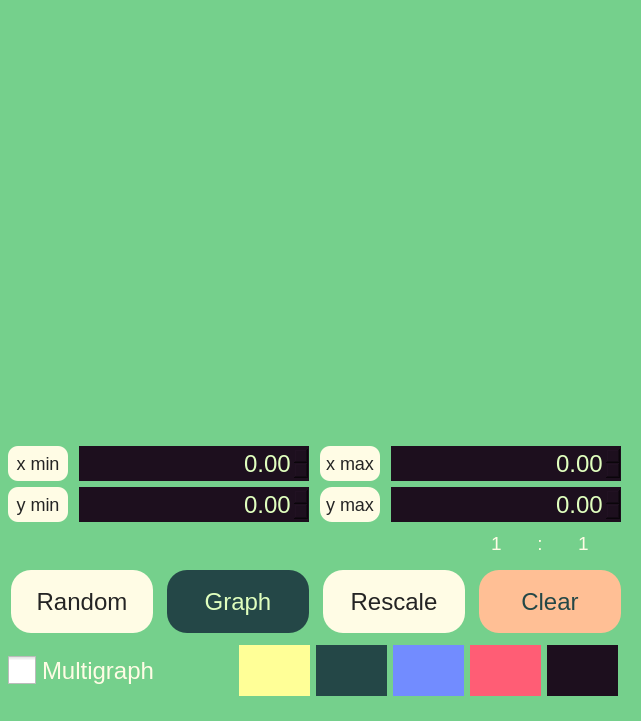
      <widget class="QGroupBox" name="fr_Graph">
       <property name="sizePolicy">
        <sizepolicy hsizetype="MinimumExpanding" vsizetype="MinimumExpanding">
         <horstretch>0</horstretch>
         <verstretch>0</verstretch>
        </sizepolicy>
       </property>
       <property name="minimumSize">
        <size>
         <width>500</width>
         <height>721</height>
        </size>
       </property>
       <property name="maximumSize">
        <size>
         <width>641</width>
         <height>721</height>
        </size>
       </property>
       <property name="styleSheet">
        <string notr="true">QGroupBox { border: none; background-color: rgb(117, 208, 140);}</string>
       </property>
       <property name="title">
        <string/>
       </property>
       <layout class="QHBoxLayout" name="horizontalLayout_4">
        <property name="leftMargin">
         <number>3</number>
        </property>
        <item>
         <layout class="QVBoxLayout" name="verticalLayout_2" stretch="0,0,0,0">
          <property name="spacing">
           <number>6</number>
          </property>
          <property name="bottomMargin">
           <number>10</number>
          </property>
          <item>
           <layout class="QVBoxLayout" name="vlo_graph_field" stretch="5,1">
            <property name="spacing">
             <number>6</number>
            </property>
            <property name="sizeConstraint">
             <enum>QLayout::SetNoConstraint</enum>
            </property>
            <item>
             <widget class="QCustomPlot" name="qGraph" native="true">
              <property name="sizePolicy">
               <sizepolicy hsizetype="Preferred" vsizetype="Preferred">
                <horstretch>0</horstretch>
                <verstretch>0</verstretch>
               </sizepolicy>
              </property>
              <property name="minimumSize">
               <size>
                <width>310</width>
                <height>210</height>
               </size>
              </property>
              <property name="maximumSize">
               <size>
                <width>620</width>
                <height>500</height>
               </size>
              </property>
              <property name="font">
               <font>
                <pointsize>9</pointsize>
               </font>
              </property>
              <property name="styleSheet">
               <string notr="true">QCustomPlot {
background-color: rgb(255, 252, 229);
color: rgb(36, 36, 36);
font-size: 36px;
border-style: outset;
border-width:0px;
border-radius: 20px;
border-color: rgb(71, 94, 76)
}</string>
              </property>
             </widget>
            </item>
            <item>
             <layout class="QVBoxLayout" name="vlo_xy_inputs">
              <property name="spacing">
               <number>6</number>
              </property>
              <property name="topMargin">
               <number>3</number>
              </property>
              <item>
               <layout class="QHBoxLayout" name="hlo_row1_x" stretch="0,0,0,0">
                <property name="spacing">
                 <number>6</number>
                </property>
                <property name="leftMargin">
                 <number>0</number>
                </property>
                <property name="rightMargin">
                 <number>0</number>
                </property>
                <item>
                 <widget class="QLabel" name="label">
                  <property name="sizePolicy">
                   <sizepolicy hsizetype="MinimumExpanding" vsizetype="Preferred">
                    <horstretch>0</horstretch>
                    <verstretch>0</verstretch>
                   </sizepolicy>
                  </property>
                  <property name="maximumSize">
                   <size>
                    <width>60</width>
                    <height>45</height>
                   </size>
                  </property>
                  <property name="styleSheet">
                   <string notr="true">QLabel {
background-color: rgb(255, 252, 229);
color: rgb(36, 36, 36);
font-size: 18px;
border-style: outset;
border-width:0px;
border-radius: 10px;
border-color: rgb(71, 94, 76);
}</string>
                  </property>
                  <property name="text">
                   <string>x min</string>
                  </property>
                  <property name="alignment">
                   <set>Qt::AlignCenter</set>
                  </property>
                 </widget>
                </item>
                <item>
                 <widget class="QDoubleSpinBox" name="dspbx_xMin">
                  <property name="sizePolicy">
                   <sizepolicy hsizetype="MinimumExpanding" vsizetype="Preferred">
                    <horstretch>0</horstretch>
                    <verstretch>0</verstretch>
                   </sizepolicy>
                  </property>
                  <property name="minimumSize">
                   <size>
                    <width>0</width>
                    <height>0</height>
                   </size>
                  </property>
                  <property name="maximumSize">
                   <size>
                    <width>230</width>
                    <height>35</height>
                   </size>
                  </property>
                  <property name="styleSheet">
                   <string notr="true">QDoubleSpinBox {
background-color: rgb(29, 15, 30);
color: rgb(224, 255, 190);
border-radius: 20px;
font-size: 24px;
}</string>
                  </property>
                  <property name="alignment">
                   <set>Qt::AlignRight|Qt::AlignTrailing|Qt::AlignVCenter</set>
                  </property>
                  <property name="decimals">
                   <number>2</number>
                  </property>
                  <property name="minimum">
                   <double>-1000000.000000000000000</double>
                  </property>
                  <property name="maximum">
                   <double>1000000.000000000000000</double>
                  </property>
                  <property name="singleStep">
                   <double>0.500000000000000</double>
                  </property>
                 </widget>
                </item>
                <item>
                 <widget class="QLabel" name="label_3">
                  <property name="sizePolicy">
                   <sizepolicy hsizetype="MinimumExpanding" vsizetype="Preferred">
                    <horstretch>0</horstretch>
                    <verstretch>0</verstretch>
                   </sizepolicy>
                  </property>
                  <property name="maximumSize">
                   <size>
                    <width>60</width>
                    <height>45</height>
                   </size>
                  </property>
                  <property name="styleSheet">
                   <string notr="true">QLabel {
background-color: rgb(255, 252, 229);
color: rgb(36, 36, 36);
font-size: 18px;
border-style: outset;
border-width:0px;
border-radius: 10px;
border-color: rgb(71, 94, 76);
}</string>
                  </property>
                  <property name="text">
                   <string>x max</string>
                  </property>
                  <property name="alignment">
                   <set>Qt::AlignCenter</set>
                  </property>
                 </widget>
                </item>
                <item>
                 <widget class="QDoubleSpinBox" name="dspbx_xMax">
                  <property name="sizePolicy">
                   <sizepolicy hsizetype="MinimumExpanding" vsizetype="Preferred">
                    <horstretch>0</horstretch>
                    <verstretch>0</verstretch>
                   </sizepolicy>
                  </property>
                  <property name="minimumSize">
                   <size>
                    <width>0</width>
                    <height>0</height>
                   </size>
                  </property>
                  <property name="maximumSize">
                   <size>
                    <width>230</width>
                    <height>35</height>
                   </size>
                  </property>
                  <property name="styleSheet">
                   <string notr="true">QDoubleSpinBox {
background-color: rgb(29, 15, 30);
color: rgb(224, 255, 190);
border-radius: 20px;
font-size: 24px;
}</string>
                  </property>
                  <property name="alignment">
                   <set>Qt::AlignRight|Qt::AlignTrailing|Qt::AlignVCenter</set>
                  </property>
                  <property name="decimals">
                   <number>2</number>
                  </property>
                  <property name="minimum">
                   <double>-1000000.000000000000000</double>
                  </property>
                  <property name="maximum">
                   <double>1000000.000000000000000</double>
                  </property>
                  <property name="singleStep">
                   <double>0.500000000000000</double>
                  </property>
                 </widget>
                </item>
               </layout>
              </item>
              <item>
               <layout class="QHBoxLayout" name="hlo_row2_y" stretch="0,0,0,0">
                <property name="leftMargin">
                 <number>0</number>
                </property>
                <property name="rightMargin">
                 <number>0</number>
                </property>
                <item>
                 <widget class="QLabel" name="label_4">
                  <property name="sizePolicy">
                   <sizepolicy hsizetype="MinimumExpanding" vsizetype="Preferred">
                    <horstretch>0</horstretch>
                    <verstretch>0</verstretch>
                   </sizepolicy>
                  </property>
                  <property name="maximumSize">
                   <size>
                    <width>60</width>
                    <height>45</height>
                   </size>
                  </property>
                  <property name="styleSheet">
                   <string notr="true">QLabel {
background-color: rgb(255, 252, 229);
color: rgb(36, 36, 36);
font-size: 18px;
border-style: outset;
border-width:0px;
border-radius: 10px;
border-color: rgb(71, 94, 76);
}</string>
                  </property>
                  <property name="text">
                   <string>y min</string>
                  </property>
                  <property name="alignment">
                   <set>Qt::AlignCenter</set>
                  </property>
                 </widget>
                </item>
                <item>
                 <widget class="QDoubleSpinBox" name="dspbx_yMin">
                  <property name="sizePolicy">
                   <sizepolicy hsizetype="MinimumExpanding" vsizetype="Preferred">
                    <horstretch>0</horstretch>
                    <verstretch>0</verstretch>
                   </sizepolicy>
                  </property>
                  <property name="maximumSize">
                   <size>
                    <width>230</width>
                    <height>35</height>
                   </size>
                  </property>
                  <property name="styleSheet">
                   <string notr="true">QDoubleSpinBox {
background-color: rgb(29, 15, 30);
color: rgb(224, 255, 190);
border-radius: 20px;
font-size: 24px;
}</string>
                  </property>
                  <property name="alignment">
                   <set>Qt::AlignRight|Qt::AlignTrailing|Qt::AlignVCenter</set>
                  </property>
                  <property name="decimals">
                   <number>2</number>
                  </property>
                  <property name="minimum">
                   <double>-1000000.000000000000000</double>
                  </property>
                  <property name="maximum">
                   <double>1000000.000000000000000</double>
                  </property>
                  <property name="singleStep">
                   <double>0.500000000000000</double>
                  </property>
                 </widget>
                </item>
                <item>
                 <widget class="QLabel" name="label_2">
                  <property name="sizePolicy">
                   <sizepolicy hsizetype="MinimumExpanding" vsizetype="Preferred">
                    <horstretch>0</horstretch>
                    <verstretch>0</verstretch>
                   </sizepolicy>
                  </property>
                  <property name="maximumSize">
                   <size>
                    <width>60</width>
                    <height>45</height>
                   </size>
                  </property>
                  <property name="styleSheet">
                   <string notr="true">QLabel {
background-color: rgb(255, 252, 229);
color: rgb(36, 36, 36);
font-size: 18px;
border-style: outset;
border-width:0px;
border-radius: 12px;
border-color: rgb(71, 94, 76);
}</string>
                  </property>
                  <property name="text">
                   <string>y max</string>
                  </property>
                  <property name="alignment">
                   <set>Qt::AlignCenter</set>
                  </property>
                 </widget>
                </item>
                <item>
                 <widget class="QDoubleSpinBox" name="dspbx_yMax">
                  <property name="sizePolicy">
                   <sizepolicy hsizetype="MinimumExpanding" vsizetype="Preferred">
                    <horstretch>0</horstretch>
                    <verstretch>0</verstretch>
                   </sizepolicy>
                  </property>
                  <property name="minimumSize">
                   <size>
                    <width>0</width>
                    <height>0</height>
                   </size>
                  </property>
                  <property name="maximumSize">
                   <size>
                    <width>230</width>
                    <height>35</height>
                   </size>
                  </property>
                  <property name="styleSheet">
                   <string notr="true">QDoubleSpinBox {
background-color: rgb(29, 15, 30);
color: rgb(224, 255, 190);
border-radius: 20px;
font-size: 24px;
}</string>
                  </property>
                  <property name="alignment">
                   <set>Qt::AlignRight|Qt::AlignTrailing|Qt::AlignVCenter</set>
                  </property>
                  <property name="decimals">
                   <number>2</number>
                  </property>
                  <property name="minimum">
                   <double>-1000000.000000000000000</double>
                  </property>
                  <property name="maximum">
                   <double>1000000.000000000000000</double>
                  </property>
                  <property name="singleStep">
                   <double>0.500000000000000</double>
                  </property>
                 </widget>
                </item>
               </layout>
              </item>
             </layout>
            </item>
           </layout>
          </item>
          <item>
           <layout class="QHBoxLayout" name="hlo_Scale" stretch="0,3,1,3">
            <property name="spacing">
             <number>0</number>
            </property>
            <property name="leftMargin">
             <number>0</number>
            </property>
            <property name="topMargin">
             <number>0</number>
            </property>
            <property name="rightMargin">
             <number>6</number>
            </property>
            <item>
             <spacer name="horizontalSpacer_2">
              <property name="orientation">
               <enum>Qt::Horizontal</enum>
              </property>
              <property name="sizeType">
               <enum>QSizePolicy::Preferred</enum>
              </property>
              <property name="sizeHint" stdset="0">
               <size>
                <width>500</width>
                <height>20</height>
               </size>
              </property>
             </spacer>
            </item>
            <item>
             <widget class="QLabel" name="lbl_ScaleX">
              <property name="sizePolicy">
               <sizepolicy hsizetype="MinimumExpanding" vsizetype="Preferred">
                <horstretch>0</horstretch>
                <verstretch>0</verstretch>
               </sizepolicy>
              </property>
              <property name="minimumSize">
               <size>
                <width>81</width>
                <height>30</height>
               </size>
              </property>
              <property name="font">
               <font>
                <pointsize>14</pointsize>
               </font>
              </property>
              <property name="styleSheet">
               <string notr="true">QLabel{
color: rgb(255, 252, 229);
}</string>
              </property>
              <property name="text">
               <string>1</string>
              </property>
              <property name="alignment">
               <set>Qt::AlignCenter</set>
              </property>
             </widget>
            </item>
            <item>
             <widget class="QLabel" name="label_7">
              <property name="minimumSize">
               <size>
                <width>0</width>
                <height>30</height>
               </size>
              </property>
              <property name="font">
               <font>
                <pointsize>14</pointsize>
               </font>
              </property>
              <property name="styleSheet">
               <string notr="true">QLabel{
color: rgb(255, 252, 229);
}</string>
              </property>
              <property name="text">
               <string>:</string>
              </property>
              <property name="alignment">
               <set>Qt::AlignCenter</set>
              </property>
             </widget>
            </item>
            <item>
             <widget class="QLabel" name="lbl_ScaleY">
              <property name="sizePolicy">
               <sizepolicy hsizetype="MinimumExpanding" vsizetype="Preferred">
                <horstretch>0</horstretch>
                <verstretch>0</verstretch>
               </sizepolicy>
              </property>
              <property name="minimumSize">
               <size>
                <width>81</width>
                <height>30</height>
               </size>
              </property>
              <property name="font">
               <font>
                <pointsize>14</pointsize>
               </font>
              </property>
              <property name="styleSheet">
               <string notr="true">QLabel{
color: rgb(255, 252, 229);
}</string>
              </property>
              <property name="text">
               <string>1</string>
              </property>
              <property name="alignment">
               <set>Qt::AlignCenter</set>
              </property>
             </widget>
            </item>
           </layout>
          </item>
          <item>
           <layout class="QHBoxLayout" name="hlo_graphButtons" stretch="0,0,0,0">
            <property name="spacing">
             <number>6</number>
            </property>
            <property name="leftMargin">
             <number>0</number>
            </property>
            <property name="topMargin">
             <number>6</number>
            </property>
            <property name="rightMargin">
             <number>0</number>
            </property>
            <item>
             <widget class="QPushButton" name="btn_randomGraph">
              <property name="sizePolicy">
               <sizepolicy hsizetype="MinimumExpanding" vsizetype="Preferred">
                <horstretch>0</horstretch>
                <verstretch>0</verstretch>
               </sizepolicy>
              </property>
              <property name="minimumSize">
               <size>
                <width>30</width>
                <height>63</height>
               </size>
              </property>
              <property name="maximumSize">
               <size>
                <width>142</width>
                <height>71</height>
               </size>
              </property>
              <property name="styleSheet">
               <string notr="true">QPushButton{
background-color: rgb(255, 252, 229);
color: rgb(36, 36, 36);
border-radius: 20px;
font-size: 24px;
}
QPushButton:hover{
background-color: rgb(239, 245, 209);
}

QPushButton:pressed{
background-color: rgb(226, 245, 199);
}</string>
              </property>
              <property name="text">
               <string>Random</string>
              </property>
             </widget>
            </item>
            <item>
             <widget class="QPushButton" name="btn_Graph">
              <property name="sizePolicy">
               <sizepolicy hsizetype="MinimumExpanding" vsizetype="Preferred">
                <horstretch>0</horstretch>
                <verstretch>0</verstretch>
               </sizepolicy>
              </property>
              <property name="minimumSize">
               <size>
                <width>30</width>
                <height>63</height>
               </size>
              </property>
              <property name="maximumSize">
               <size>
                <width>142</width>
                <height>71</height>
               </size>
              </property>
              <property name="styleSheet">
               <string notr="true">QPushButton{
background-color: rgb(36, 71, 71);
color: rgb(224, 255, 190);
border-radius: 20px;
font-size: 24px;
}
QPushButton:hover {
	background-color: rgb(28, 64, 68);
}

QPushButton:pressed {
	background-color: rgb(23, 58, 62);
}</string>
              </property>
              <property name="text">
               <string>Graph</string>
              </property>
             </widget>
            </item>
            <item>
             <widget class="QPushButton" name="btn_Rescale">
              <property name="sizePolicy">
               <sizepolicy hsizetype="MinimumExpanding" vsizetype="Preferred">
                <horstretch>0</horstretch>
                <verstretch>0</verstretch>
               </sizepolicy>
              </property>
              <property name="minimumSize">
               <size>
                <width>30</width>
                <height>63</height>
               </size>
              </property>
              <property name="maximumSize">
               <size>
                <width>142</width>
                <height>71</height>
               </size>
              </property>
              <property name="styleSheet">
               <string notr="true">QPushButton{
background-color: rgb(255, 252, 229);
color: rgb(36, 36, 36);
border-radius: 20px;
font-size: 24px;
}
QPushButton:hover{
background-color: rgb(239, 245, 209);
}

QPushButton:pressed{
background-color: rgb(226, 245, 199);
}</string>
              </property>
              <property name="text">
               <string>Rescale</string>
              </property>
             </widget>
            </item>
            <item>
             <widget class="QPushButton" name="btn_clearGraph">
              <property name="sizePolicy">
               <sizepolicy hsizetype="MinimumExpanding" vsizetype="Preferred">
                <horstretch>0</horstretch>
                <verstretch>0</verstretch>
               </sizepolicy>
              </property>
              <property name="minimumSize">
               <size>
                <width>30</width>
                <height>63</height>
               </size>
              </property>
              <property name="maximumSize">
               <size>
                <width>142</width>
                <height>71</height>
               </size>
              </property>
              <property name="styleSheet">
               <string notr="true">QPushButton{
	background-color: rgb(255, 191, 149);
	color: rgb(36, 71, 71);
	border-radius: 20px;
	font-size: 24px;
}
QPushButton:hover{
	background-color: rgb(255, 184, 143);
}

QPushButton:pressed{
	background-color: rgb(255, 179, 135);
}</string>
              </property>
              <property name="text">
               <string>Clear</string>
              </property>
             </widget>
            </item>
           </layout>
          </item>
          <item>
           <layout class="QHBoxLayout" name="hlo_multigraph" stretch="0,0,0">
            <property name="spacing">
             <number>6</number>
            </property>
            <property name="leftMargin">
             <number>0</number>
            </property>
            <property name="topMargin">
             <number>6</number>
            </property>
            <property name="rightMargin">
             <number>6</number>
            </property>
            <property name="bottomMargin">
             <number>4</number>
            </property>
            <item>
             <widget class="QCheckBox" name="cbx_multGraphs">
              <property name="sizePolicy">
               <sizepolicy hsizetype="MinimumExpanding" vsizetype="Preferred">
                <horstretch>0</horstretch>
                <verstretch>0</verstretch>
               </sizepolicy>
              </property>
              <property name="minimumSize">
               <size>
                <width>150</width>
                <height>0</height>
               </size>
              </property>
              <property name="maximumSize">
               <size>
                <width>200</width>
                <height>41</height>
               </size>
              </property>
              <property name="font">
               <font>
                <pointsize>18</pointsize>
               </font>
              </property>
              <property name="styleSheet">
               <string notr="true">QCheckBox::indicator {
    width: 28px;
    height: 28px;
}
QCheckBox{
color: rgb(255, 252, 229);
color:  rgb(255, 255, 151);
color: rgb(255, 252, 229);
}</string>
              </property>
              <property name="text">
               <string>Multigraph</string>
              </property>
             </widget>
            </item>
            <item>
             <spacer name="horizontalSpacer_3">
              <property name="orientation">
               <enum>Qt::Horizontal</enum>
              </property>
              <property name="sizeType">
               <enum>QSizePolicy::Preferred</enum>
              </property>
              <property name="sizeHint" stdset="0">
               <size>
                <width>20</width>
                <height>20</height>
               </size>
              </property>
             </spacer>
            </item>
            <item>
             <layout class="QHBoxLayout" name="hlo_color_buttons">
              <property name="spacing">
               <number>6</number>
              </property>
              <property name="sizeConstraint">
               <enum>QLayout::SetDefaultConstraint</enum>
              </property>
              <item>
               <widget class="QPushButton" name="btn_yellowPen">
                <property name="sizePolicy">
                 <sizepolicy hsizetype="Preferred" vsizetype="Preferred">
                  <horstretch>0</horstretch>
                  <verstretch>0</verstretch>
                 </sizepolicy>
                </property>
                <property name="minimumSize">
                 <size>
                  <width>31</width>
                  <height>51</height>
                 </size>
                </property>
                <property name="maximumSize">
                 <size>
                  <width>71</width>
                  <height>71</height>
                 </size>
                </property>
                <property name="styleSheet">
                 <string notr="true">QPushButton{
background-color: rgb(255, 255, 151);
border-style: inset;

}</string>
                </property>
                <property name="text">
                 <string/>
                </property>
               </widget>
              </item>
              <item>
               <widget class="QPushButton" name="btn_greenPen">
                <property name="sizePolicy">
                 <sizepolicy hsizetype="Preferred" vsizetype="Preferred">
                  <horstretch>0</horstretch>
                  <verstretch>0</verstretch>
                 </sizepolicy>
                </property>
                <property name="minimumSize">
                 <size>
                  <width>31</width>
                  <height>51</height>
                 </size>
                </property>
                <property name="maximumSize">
                 <size>
                  <width>71</width>
                  <height>71</height>
                 </size>
                </property>
                <property name="styleSheet">
                 <string notr="true">QPushButton{
background-color: rgb(36, 71, 71);
border-style: inset;
}</string>
                </property>
                <property name="text">
                 <string/>
                </property>
               </widget>
              </item>
              <item>
               <widget class="QPushButton" name="btn_bluePen">
                <property name="sizePolicy">
                 <sizepolicy hsizetype="Preferred" vsizetype="Preferred">
                  <horstretch>0</horstretch>
                  <verstretch>0</verstretch>
                 </sizepolicy>
                </property>
                <property name="minimumSize">
                 <size>
                  <width>31</width>
                  <height>51</height>
                 </size>
                </property>
                <property name="maximumSize">
                 <size>
                  <width>71</width>
                  <height>71</height>
                 </size>
                </property>
                <property name="styleSheet">
                 <string notr="true">QPushButton{
background-color: rgb(114, 140, 255);
border-style: inset;

}</string>
                </property>
                <property name="text">
                 <string/>
                </property>
               </widget>
              </item>
              <item>
               <widget class="QPushButton" name="btn_redPen">
                <property name="sizePolicy">
                 <sizepolicy hsizetype="Preferred" vsizetype="Preferred">
                  <horstretch>0</horstretch>
                  <verstretch>0</verstretch>
                 </sizepolicy>
                </property>
                <property name="minimumSize">
                 <size>
                  <width>31</width>
                  <height>51</height>
                 </size>
                </property>
                <property name="maximumSize">
                 <size>
                  <width>71</width>
                  <height>71</height>
                 </size>
                </property>
                <property name="styleSheet">
                 <string notr="true">QPushButton{
background-color: rgb(255, 93, 117);

border-style: outset;

}</string>
                </property>
                <property name="text">
                 <string/>
                </property>
               </widget>
              </item>
              <item>
               <widget class="QPushButton" name="btn_blackPen">
                <property name="sizePolicy">
                 <sizepolicy hsizetype="Preferred" vsizetype="Preferred">
                  <horstretch>0</horstretch>
                  <verstretch>0</verstretch>
                 </sizepolicy>
                </property>
                <property name="minimumSize">
                 <size>
                  <width>31</width>
                  <height>51</height>
                 </size>
                </property>
                <property name="maximumSize">
                 <size>
                  <width>71</width>
                  <height>71</height>
                 </size>
                </property>
                <property name="styleSheet">
                 <string notr="true">QPushButton{
background-color: rgb(29, 15, 30);
border-style: inset;
}
</string>
                </property>
                <property name="text">
                 <string/>
                </property>
               </widget>
              </item>
             </layout>
            </item>
           </layout>
          </item>
         </layout>
        </item>
       </layout>
      </widget>
